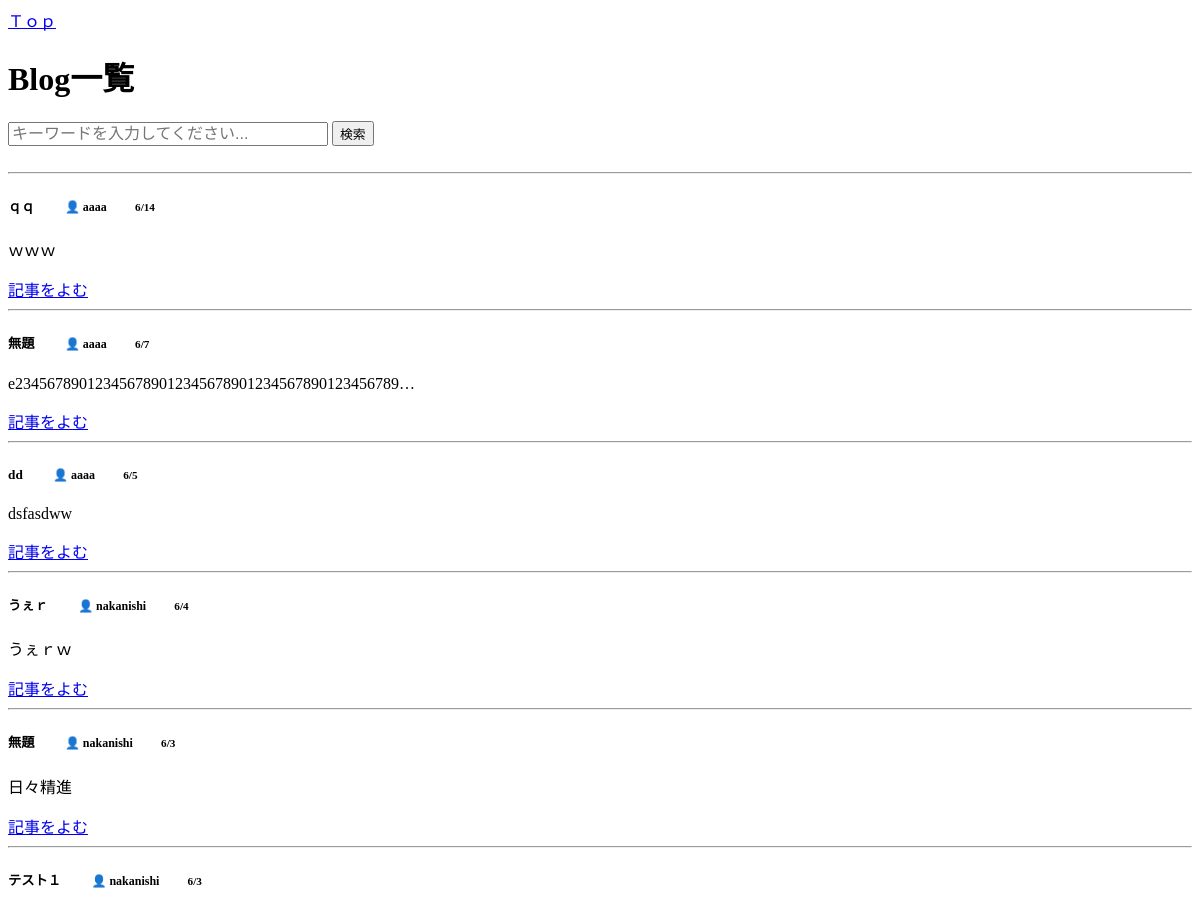
Page /list (upper part) on the earlier database version.
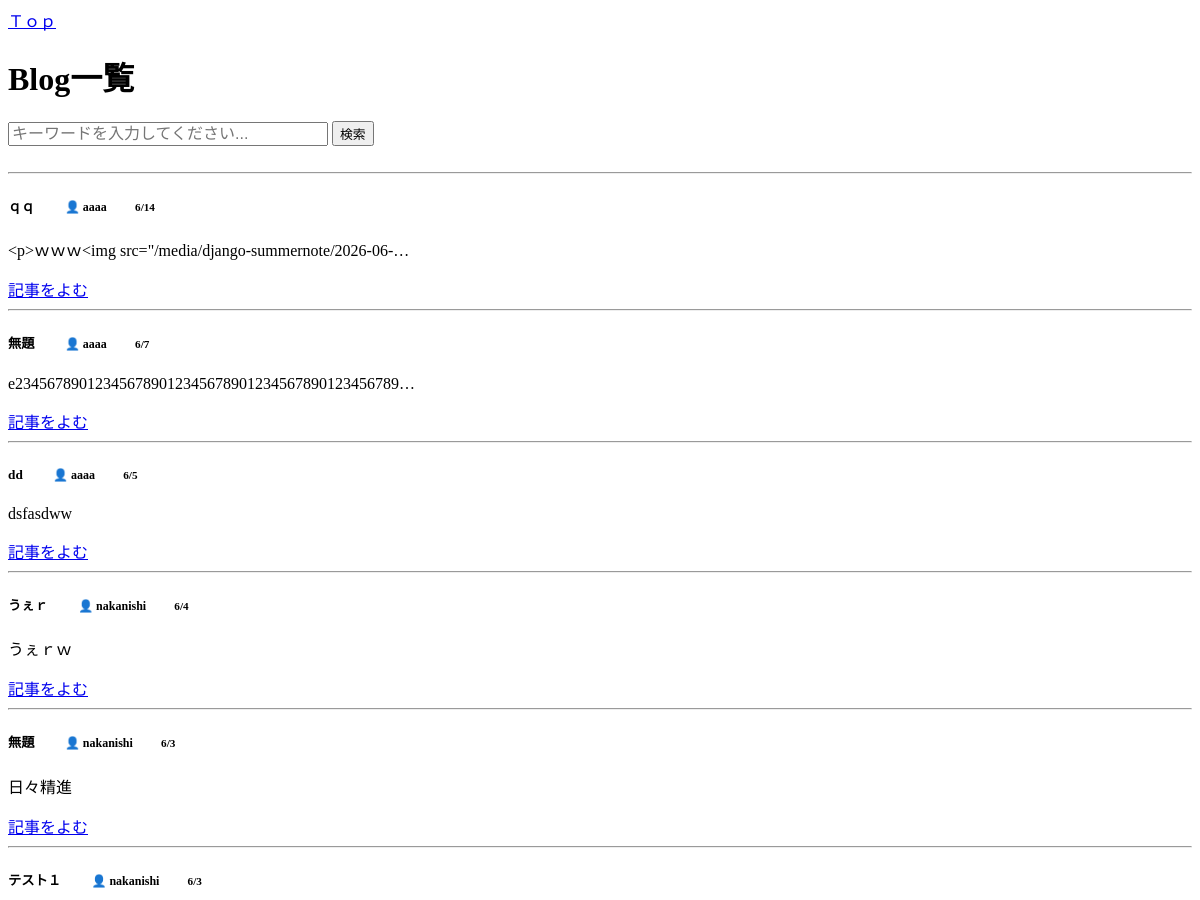
Same page on the later database version.
### Suggestion/models.py (models this page shows, shortened)
class Memo(models.Model):
    author = models.ForeignKey(User, on_delete=models.CASCADE, related_name='memos')
    title = models.CharField(max_length=200)  # タイトル（最大200文字）
    content = models.TextField()               # メモ本文
    created_at = models.DateTimeField(auto_now_add=True)  # 作成日時（自動設定）
    updated_at = models.DateTimeField(auto_now=True)      # 更新日時（自動設定）
    likes = models.ManyToManyField(User, related_name='liked_posts', blank=True)
    total_likes_count = models.IntegerField(default=0)
    views_count = models.IntegerField(default=0) # 閲覧数
    class Meta:#自動生成のルール（アプリ名が blog なら blog_memo等）を無視して、データベース上でのテーブル名を強制的に Memo という名前に固定
        db_table='Memo'

### Suggestion/views.py (the view, shortened to what this page needs)
# urls.py: path('',PostListView.as_view(),name='post_list'),                #これはひつよう←←←←←←←←どうして path('', views.memo_list, name='post_list'), が一番か？
def memo_list(request):
    search_all = request.GET.get("all_blogs") == "1"
    if request.user.is_authenticated and not search_all:
        memos = Memo.objects.filter(author=request.user)
    else:
        memos = Memo.objects.all()
    query = (request.GET.get("q") or "").strip()
    keywords = query.replace("　", " ").split()
    matched_memos = []
    for memo in memos:
        title_norm = normalize_text(memo.title)
        content_norm = normalize_text(memo.content)
        author_name = memo.author.username if memo.author else ""
        author_norm = normalize_text(author_name)
        is_match = True
        if is_match:
            matched_memos.append(memo)
    memos = matched_memos
    memos = sorted(memos, key=lambda x: x.created_at, reverse=True)
    context = {
        "memos": memos,
        "query": query,         # 検索窓の文字を維持するため
        "search_all": search_all, # チェックボックスの状態を維持するため
    }
    return render(request, "edit/memo_list.html", context)

### Suggestion/views.py (called while the page is built)
def normalize_text(text):
    if not text:
        return ""
    text_half = unicodedata.normalize("NFKC", str(text))
    text_kana = jaconv.hira2kata(text_half)
    return text_kana.lower()

### Suggestion/templates/edit/memo_list.html (shortened to what this page needs)
{% extends 'edit/base.html' %}
{% block content %}
<div class="d-flex justify-content-between align-items-center mb-3">
    <h1>Blog一覧</h1>
</div>
<div class="row mb-4">
    <div class="col-md-6 offset-md-3">
        <form method="GET" action="{% url 'memo_list' %}" class="d-flex gap-2" id="searchForm">
            <input type="search" name="q" value="{{ request.GET.q }}" class="form-control py-3" style="font-size: 1.0rem;width:20rem;"placeholder="キーワードを入力してください..." aria-label="検索">
            <button class="btn btn-outline-primary text-nowrap"style="font-size: 0.80rem" type="submit">検索</button>
        </form>
    </div>
</div>
<br>
<hr>
<div class="row">
    {% for memo in memos %}
    <div class="col-md-4 mb-3">
        <div class="card shadow-sm">
            <div class="card-body">
                <h5 class="card-title d-flex justify-content-between align-items-center">
                    {{ memo.title }}
                    <span class="text-secondary me-2" style="font-size: 0.75rem;">
                      　　  👤 {{ memo.author.username }}
                    </span>
                    <span class="badge bg-secondary" style="font-size: 0.7rem;">
                      　　  {{ memo.created_at|date:"n/j" }}
                    </span>
                </h5>
                <p class="card-text text-secondary">{{ memo.content|truncatechars:50 }}</p>
                <div class="d-flex justify-content-end">
                    {% if user.is_authenticated and request.user == memo.author %}
                        <a href="{% url 'memo_edit' pk=memo.pk %}?q={{ query }}&all_blogs={% if search_all %}1{% endif %}" class="btn btn-sm btn-outline-secondary me-2">編集</a>
                        <a href="{% url 'memo_delete' pk=memo.pk %}" class="btn btn-sm btn-outline-danger">削除</a>
                    {% else %}
                        <a href="{% url 'memo_detail' pk=memo.pk %}?q={{ query }}&all_blogs={% if search_all %}1{% endif %}" class="btn btn-sm btn-outline-secondary me-2">記事をよむ</a>
                    {% endif %}
                </div>
            </div>
        </div>
        <hr class="my-2 text-muted">
    </div>
    {% endfor %}
</div>
{% endblock %}

Differences in the rows shown:
changed Memo "ｑｑ": content "ｗｗｗ" → "<p>ｗｗｗ<img src=\"/media/django-summernote/2026-06-…"
